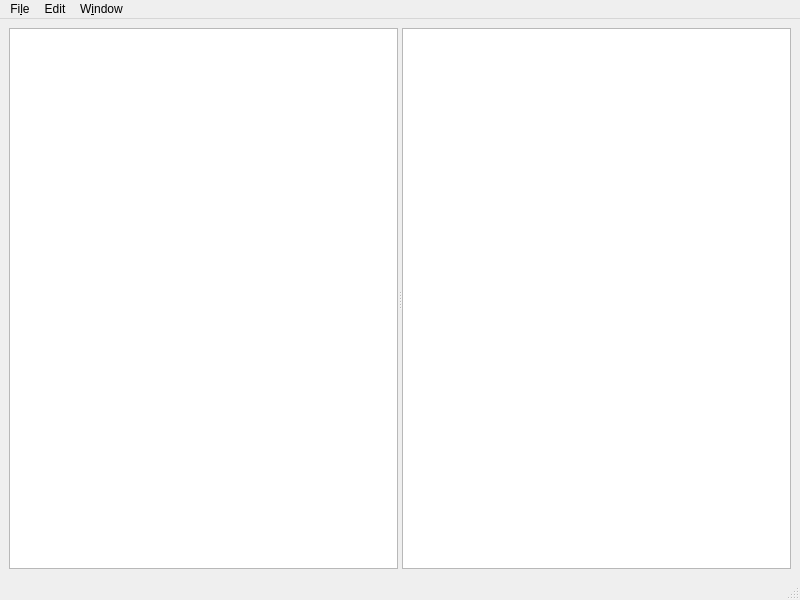
<?xml version="1.0" encoding="UTF-8"?>
<ui version="4.0">
 <class>QxrdCalibrantWindow</class>
 <widget class="QMainWindow" name="QxrdCalibrantWindow">
  <property name="geometry">
   <rect>
    <x>0</x>
    <y>0</y>
    <width>800</width>
    <height>600</height>
   </rect>
  </property>
  <property name="windowTitle">
   <string>MainWindow</string>
  </property>
  <widget class="QWidget" name="centralwidget">
   <layout class="QGridLayout" name="gridLayout">
    <item row="0" column="0">
     <widget class="QSplitter" name="m_Splitter">
      <property name="orientation">
       <enum>Qt::Horizontal</enum>
      </property>
      <widget class="QTableView" name="m_CalibrantTableView">
       <property name="contextMenuPolicy">
        <enum>Qt::CustomContextMenu</enum>
       </property>
       <property name="sizeAdjustPolicy">
        <enum>QAbstractScrollArea::AdjustToContents</enum>
       </property>
       <property name="selectionMode">
        <enum>QAbstractItemView::SingleSelection</enum>
       </property>
       <property name="selectionBehavior">
        <enum>QAbstractItemView::SelectRows</enum>
       </property>
       <property name="wordWrap">
        <bool>false</bool>
       </property>
      </widget>
      <widget class="QTableView" name="m_CalibrantDSpacingsView">
       <property name="contextMenuPolicy">
        <enum>Qt::CustomContextMenu</enum>
       </property>
       <property name="sizeAdjustPolicy">
        <enum>QAbstractScrollArea::AdjustToContents</enum>
       </property>
       <property name="alternatingRowColors">
        <bool>true</bool>
       </property>
       <property name="selectionMode">
        <enum>QAbstractItemView::ExtendedSelection</enum>
       </property>
       <property name="selectionBehavior">
        <enum>QAbstractItemView::SelectItems</enum>
       </property>
      </widget>
     </widget>
    </item>
   </layout>
  </widget>
  <widget class="QMenuBar" name="menubar">
   <property name="geometry">
    <rect>
     <x>0</x>
     <y>0</y>
     <width>800</width>
     <height>24</height>
    </rect>
   </property>
   <widget class="QMenu" name="m_FileMenu">
    <property name="title">
     <string>Fi&amp;le</string>
    </property>
   </widget>
   <widget class="QMenu" name="m_EditMenu">
    <property name="title">
     <string>Edit</string>
    </property>
   </widget>
   <widget class="QMenu" name="m_WindowMenu">
    <property name="title">
     <string>W&amp;indow</string>
    </property>
    <addaction name="actionWindow"/>
   </widget>
   <addaction name="m_FileMenu"/>
   <addaction name="m_EditMenu"/>
   <addaction name="m_WindowMenu"/>
  </widget>
  <widget class="QStatusBar" name="statusbar"/>
  <action name="actionWindow">
   <property name="text">
    <string>&amp;Window</string>
   </property>
  </action>
 </widget>
 <resources/>
 <connections/>
</ui>
